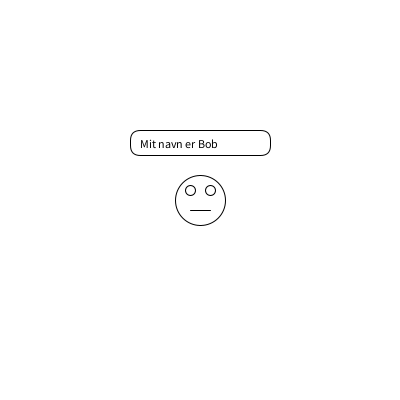
Frame 1 (no input)
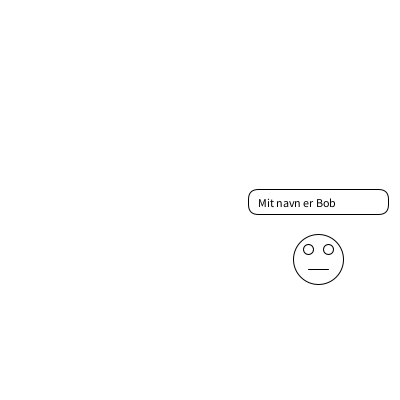
Frame 60 (the mouse pressed at the canvas centre just before this capture)
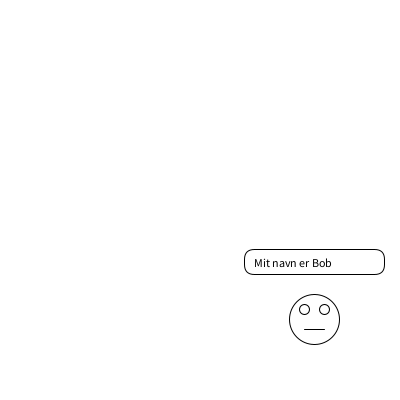
Frame 120 (the mouse held since frame 60 and released just before this capture)

The Processing sketch that drew these frames (run headless with seeded random() and noise(); from frame 60 on, the mouse is pressed at the canvas centre):

// Processing sketch: creatureOld
// ── creatureOld.pde
//Opgave beskrivelse
// Afleveringen:
// 
// Opgaven skal laves af højest to personer.
// I skal aflevere “koden” og en “video” hvor forklarer koden, og anvender rigtige fagord
//
// Krav:
//  Tegn et “væsen” vha. de indbyggede 2D tegnefunktioner
//  Lav en talebobbel på skærmen, ligesom i en tegneserie.
//  Anvend variabler istedet for direkte skrevne tal eller ord
//  Flyt “væsnet” rundt på skærmen. Det må gerne forsvinde ud af billedet, hvis opgaven er lidt svær
//
// Frivilligt:
//  Prøv at få “væsnet” til f.eks at “bounce” eller bevæge sig længere væk så der simuleres en rummelig dimension

void setup() {
    size(400, 400);
    background(255);
}

int x = 200;
int y = 200;

int xvel = 2;
int yvel = 1;

int diameter = 50;
int eyeDiameter = 10;
int mouthLength = 20;
int speechBubbleWidth = 140;
int speechBubbleHeight = 25;
int speechBubbleXOffset = 70;
int speechBubbleYOffset = 70;

String speechText = "Mit navn er Bob";

void draw() {
    background(255);
    
    drawCreature();
    moveCreature();
}

void drawCreature() {
    // tegn cirklen
    fill(255);
    circle(x, y, diameter);

    // tegn øjnene
    circle(x - 10, y - 10, eyeDiameter);
    circle(x + 10, y - 10, eyeDiameter);
    
    // tegn munden
    line(x - mouthLength / 2, y + 10, x + mouthLength / 2, y + 10);
    
    // tegn taleboblen
    rect(x - speechBubbleXOffset, y - speechBubbleYOffset, speechBubbleWidth, speechBubbleHeight, 10);
    fill(0);
    text(speechText, x - speechBubbleXOffset + 10, y - speechBubbleYOffset + 18);
    fill(255);
}


void moveCreature() {
    // flyt cirklen
    x += xvel;
    y += yvel;
    
    // bounce, hvis den rammer kanten
    
    if (x < diameter / 2 || x > width - diameter / 2) {
        xvel *= -1;
    }
    if (y < diameter / 2 || y > height - diameter / 2) {
        yvel *= -1;
    }
}
